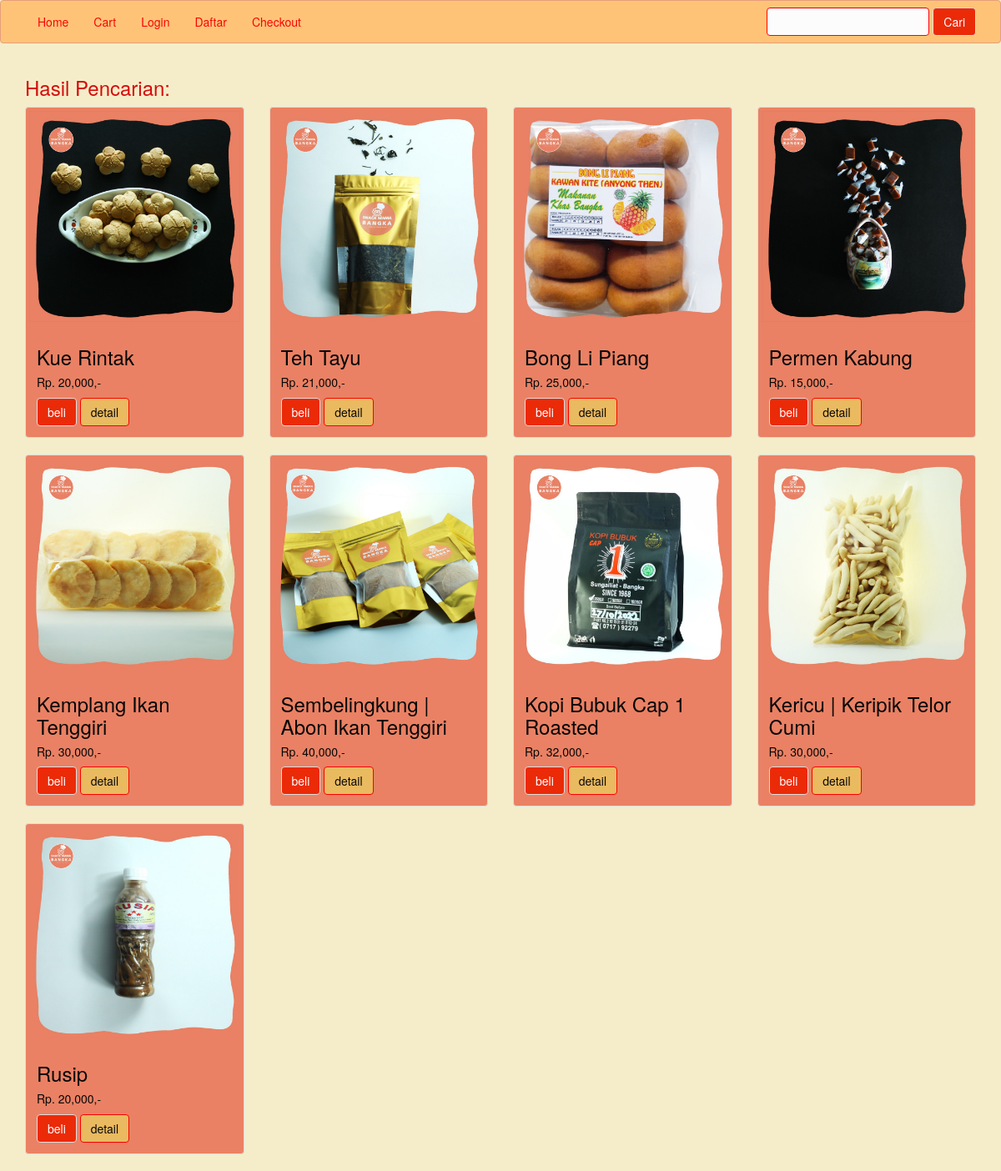
The page /pencarian.php on the database its author committed.
### tables this page shows
CREATE TABLE `produk` (
  `id_produk` int(11) NOT NULL,
  `id_kategori` int(5) NOT NULL,
  `nama_produk` varchar(100) NOT NULL,
  `harga_produk` int(11) NOT NULL,
  `berat_produk` int(11) NOT NULL,
  `foto_produk` varchar(100) NOT NULL,
  `deskripsi_produk` text NOT NULL,
  `stok_produk` int(5) NOT NULL
);

### pencarian.php (the view, shortened to what this page needs)
<?php
include 'koneksi.php';
$keyword = $_GET['keyword'];
$semuadata = array();
$ambil = $koneksi->query("SELECT * FROM produk WHERE nama_produk LIKE '%$keyword%' OR deskripsi_produk LIKE '%$keyword%'");
while($pecah = $ambil->fetch_assoc()){
  $semuadata[] = $pecah;
}
?>
<!DOCTYPE html>
<html lang="en">
<head>
  <link rel="stylesheet" href="admin/assets/css/bootstrap.css">
</head>
<body>
<?php include 'templates/navbar.php'; ?>
<section class="content">
  <div class="container">
    <h3>Hasil Pencarian: <?= $keyword; ?></h3>
    <div class="row">
      <?php foreach($semuadata as $key => $value): ?>
      <div class="col-md-3">
        <div class="thumbnail">
          <img src="foto_produk/<?= $value['foto_produk']; ?>" class="img-responsive">
          <div class="caption">
            <h3><?= $value['nama_produk']; ?></h3>
            <h5>Rp. <?= number_format($value['harga_produk']); ?>,-</h5>
            <a href="beli.php?id=<?= $value['id_produk']; ?>" class="btn btn-primary">beli</a>
            <a href="detail.php?id=<?= $value['id_produk']; ?>" class="btn btn-default">detail</a>
          </div>
        </div>
      </div>
      <?php endforeach; ?>
    </div>
  </div>
</section>
</body>
</html>

### rows shown on the page
produk: foto_produk (picture), nama_produk "Kue Rintak", harga_produk "20,000"
produk: foto_produk (picture), nama_produk "Teh Tayu", harga_produk "21,000"
produk: foto_produk (picture), nama_produk "Bong Li Piang", harga_produk "25,000"
produk: foto_produk (picture), nama_produk "Permen Kabung", harga_produk "15,000"
produk: foto_produk (picture), nama_produk "Kemplang Ikan Tenggiri", harga_produk "30,000"
produk: foto_produk (picture), nama_produk "Sembelingkung | Abon Ikan Tenggiri", harga_produk "40,000"
produk: foto_produk (picture), nama_produk "Kopi Bubuk Cap 1 Roasted", harga_produk "32,000"
produk: foto_produk (picture), nama_produk "Kericu | Keripik Telor Cumi", harga_produk "30,000"
produk: foto_produk (picture), nama_produk "Rusip", harga_produk "20,000"
